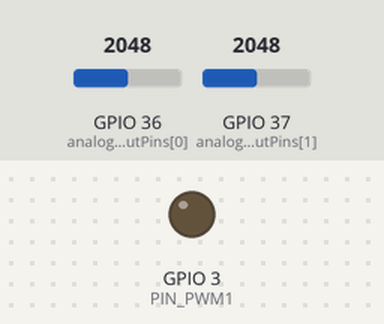
This sketch was run on a simulated ESP32. On the bench: output pins drawn as LEDs (lit = HIGH). The test bench sets the inputs (shaded band); at power-on: GPIO 36 (analogInputPins[0]) = 2048, GPIO 37 (analogInputPins[1]) = 2048.

Above: at 1.2 s.
1.3 s: GPIO 36 (analogInputPins[0]) set to 491
At 2.1 s:
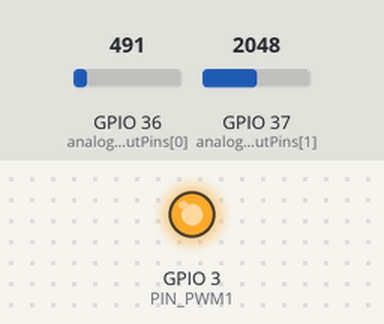
2.8 s: GPIO 36 (analogInputPins[0]) set to 548
At 2.97 s:
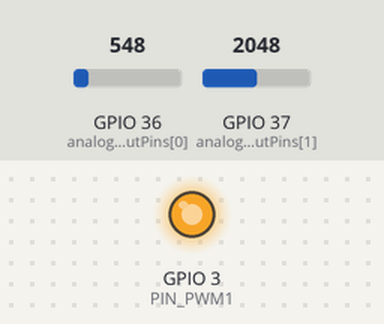
5.8 s: GPIO 37 (analogInputPins[1]) set to 491
At 6.9 s:
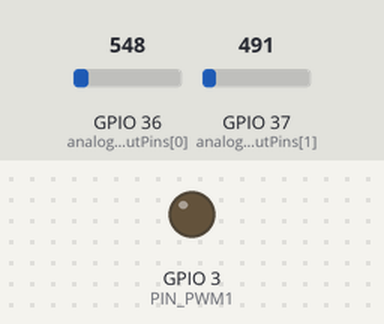
7.3 s: GPIO 37 (analogInputPins[1]) set to 1228
At 8.6 s:
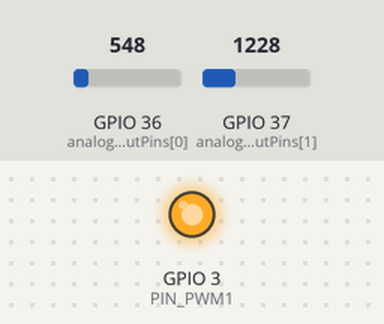
Timing chart, 0 to 9.8 s (numbered marks = the images above; inputs shaded):
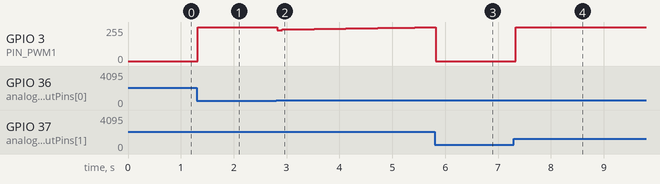

Measured:
- after the input at 1.3 s, GPIO 3 (PIN_PWM1): 0/255 → 255/255 at once
- after the input at 2.8 s, GPIO 3 (PIN_PWM1): 255/255 → 229/255 at once, → 237/255 0.10 s later, → 238/255 0.10 s later, → 239/255 0.20 s later, … (19 changes in this stretch)
- after the input at 5.8 s, GPIO 3 (PIN_PWM1): 255/255 → 0/255 at once
- after the input at 7.3 s, GPIO 3 (PIN_PWM1): 0/255 → 255/255 at once

The sketch:

fbd_pid_pwm_uno.ino
```cpp
/*
  SimuPLC Lab 1.6.2-phase3-mcu-fix - Arduino UNO R3 desde FBD
  Placa objetivo: Arduino UNO R3
  Entradas digitales: INPUT_PULLUP (LOW = contacto cerrado a GND).
  Entradas analógicas: ADC de 10 bits (0..1023).
*/

#if defined(ARDUINO_ARCH_ESP32)
  #if __has_include(<esp_arduino_version.h>)
    #include <esp_arduino_version.h>
  #endif
#endif
#if defined(ARDUINO_ARCH_ESP32) && defined(ESP_ARDUINO_VERSION_MAJOR) && (ESP_ARDUINO_VERSION_MAJOR >= 3)
  #define SIMUPLC_ESP_CORE3 1
#else
  #define SIMUPLC_ESP_CORE3 0
#endif

// [0] AI1
// [1] AI2
// [2] PID1
// [3] PWM1

const bool INPUT_ACTIVE_LOW = true;
const uint16_t SCAN_MS = 20;
const uint16_t N_NODES = 4;
const uint16_t N_CONNS = 3;
const uint8_t N_DIGITAL_INPUTS = 0;
const uint8_t N_ANALOG_INPUTS = 2;
const uint8_t N_OUTPUTS = 0;
const uint8_t N_PWM_OUTPUTS = 1;
const uint8_t N_ANALOG_OUTPUTS = 0;
const uint16_t SAFE_NODES = 4;
const uint16_t SAFE_CONNS = 3;
const uint8_t SAFE_DIGITAL_INPUTS = 1;
const uint8_t SAFE_ANALOG_INPUTS = 2;
const uint8_t SAFE_OUTPUTS = 1;
const uint8_t SAFE_PWM_OUTPUTS = 1;
const uint8_t SAFE_ANALOG_OUTPUTS = 1;

// Asignación física de variables PLC
const uint8_t PIN_AI1 = A0;
const uint8_t PIN_AI2 = A1;
const uint8_t PIN_PWM1 = 3;
const uint8_t digitalInputPins[SAFE_DIGITAL_INPUTS] = { 13 };
const uint8_t analogInputPins[SAFE_ANALOG_INPUTS] = { A0, A1 };
const uint8_t outputPins[SAFE_OUTPUTS] = { 23 };
const uint8_t pwmOutputPins[SAFE_PWM_OUTPUTS] = { 3 };
const uint8_t analogOutputPins[SAFE_ANALOG_OUTPUTS] = { 25 };
const bool outputActiveLow[SAFE_OUTPUTS] = { false };

enum NodeType : uint8_t {
  T_NONE=0,T_INPUT=1,T_OUTPUT=2,T_M=3,
  T_AND=10,T_OR=11,T_NOT=12,T_NAND=13,T_NOR=14,T_XOR=15,T_XNOR=16,
  T_SR=20,T_TON=21,T_TOFF=22,T_CNT=30,
  T_AI=40,T_SCALE=41,T_GT=42,T_LT=43,T_EQ=44,T_GTE=45,T_LTE=46,T_HYST=47,T_PWM=48,T_AO=49,T_CONST=50,T_PID=51
};

const uint8_t nodeType[SAFE_NODES] = { 40, 40, 51, 48 };
const uint8_t nodePins[SAFE_NODES] = { 0, 0, 2, 1 };
const uint8_t nodeDigitalInputIndex[SAFE_NODES] = { 255, 255, 255, 255 };
const uint8_t nodeAnalogInputIndex[SAFE_NODES] = { 0, 1, 255, 255 };
const uint8_t nodeOutputIndex[SAFE_NODES] = { 255, 255, 255, 255 };
const uint8_t nodePWMOutputIndex[SAFE_NODES] = { 255, 255, 255, 0 };
const uint8_t nodeAnalogOutputIndex[SAFE_NODES] = { 255, 255, 255, 255 };
const float nodeP1[SAFE_NODES] = { 0.0f, 0.0f, 2.0f, 0.0f };
const float nodeP2[SAFE_NODES] = { 1023.0f, 1023.0f, 0.05f, 100.0f };
const float nodeP3[SAFE_NODES] = { 0.0f, 0.0f, 0.05f, 1000.0f };
const float nodeP4[SAFE_NODES] = { 100.0f, 100.0f, 0.0f, 8.0f };
const float nodeP5[SAFE_NODES] = { 0.0f, 0.0f, 100.0f, 0.0f };
const uint32_t nodePidSample[SAFE_NODES] = { 0, 0, 100, 0 };
const float nodePidManual[SAFE_NODES] = { 0.0f, 0.0f, 0.0f, 0.0f };
const uint8_t nodePidFlags[SAFE_NODES] = { 0, 0, 0, 0 };
const uint8_t nodeClamp[SAFE_NODES] = { 1, 1, 0, 1 };

const uint16_t connSrc[SAFE_CONNS] = { 0, 1, 2 };
const uint16_t connDst[SAFE_CONNS] = { 2, 2, 3 };
const uint8_t connPin[SAFE_CONNS] = { 0, 1, 0 };
const uint8_t connInv[SAFE_CONNS] = { 0, 0, 0 };
const uint8_t connSignal[SAFE_CONNS] = { 1, 1, 1 }; // 0=digital,1=analogica

bool bValue[SAFE_NODES] = {false};
float aValue[SAFE_NODES] = {0};
int analogRaw[SAFE_NODES] = {0};
bool srState[SAFE_NODES] = {false};
bool hystState[SAFE_NODES] = {false};
float pidIntegral[SAFE_NODES]={0}; float pidPrevError[SAFE_NODES]={0}; float pidOutput[SAFE_NODES]={0}; uint32_t pidLastAt[SAFE_NODES]={0};
uint32_t tonStart[SAFE_NODES];
uint32_t toffStart[SAFE_NODES];
bool toffSeenHigh[SAFE_NODES] = {false};
long counterValue[SAFE_NODES] = {0};
bool counterPrev[SAFE_NODES] = {false};
uint32_t lastScan = 0;

float clampFloat(float value,float a,float b){ float lo=min(a,b),hi=max(a,b); return max(lo,min(hi,value)); }
bool invalidFloat(float value){ return value != value; }
float runPidNode(uint16_t n,float pv,float sp,uint32_t now){bool manual=nodePidFlags[n]&1,cooling=nodePidFlags[n]&2;if(manual){pidOutput[n]=clampFloat(nodePidManual[n],nodeP4[n],nodeP5[n]);return pidOutput[n];}uint32_t sample=max((uint32_t)20,nodePidSample[n]);if(pidLastAt[n]&&now-pidLastAt[n]<sample)return pidOutput[n];float dt=max((float)sample,(float)(pidLastAt[n]?now-pidLastAt[n]:sample))/1000.0f;float error=(sp-pv)*(cooling?-1.0f:1.0f);float derivative=(error-pidPrevError[n])/max(dt,0.001f);float candidate=pidIntegral[n]+error*dt;float raw=nodeP1[n]*error+nodeP2[n]*candidate+nodeP3[n]*derivative;float limited=clampFloat(raw,nodeP4[n],nodeP5[n]);if(raw==limited||((error>0)!=(raw-limited>0)))pidIntegral[n]=candidate;pidPrevError[n]=error;pidLastAt[n]=now;pidOutput[n]=limited;return limited;}
float mapFloat(float value,float inMin,float inMax,float outMin,float outMax,bool limit){
  if(inMax==inMin) return outMin;
  if(limit) value=clampFloat(value,inMin,inMax);
  return outMin + ((value-inMin)/(inMax-inMin))*(outMax-outMin);
}

void setupPWMOutput(uint8_t pin,uint8_t channel,uint32_t frequency,uint8_t resolution){
#if defined(ARDUINO_ARCH_ESP32)
  #if SIMUPLC_ESP_CORE3
    ledcAttach(pin,frequency,resolution);
  #else
    ledcSetup(channel,frequency,resolution); ledcAttachPin(pin,channel);
  #endif
#else
  (void)channel; (void)frequency; (void)resolution; pinMode(pin,OUTPUT);
#endif
}
void writePWMOutput(uint8_t pin,uint8_t channel,float percent,uint8_t resolution){
  percent=clampFloat(percent,0.0f,100.0f);
#if defined(ARDUINO_ARCH_ESP32)
  uint8_t bits=min((uint8_t)16,max((uint8_t)1,resolution)); uint32_t maxDuty=(1UL<<bits)-1UL; uint32_t duty=(uint32_t)roundf(percent*maxDuty/100.0f);
  #if SIMUPLC_ESP_CORE3
    ledcWrite(pin,duty);
  #else
    ledcWrite(channel,duty);
  #endif
#else
  (void)channel; (void)resolution; analogWrite(pin,(int)roundf(percent*255.0f/100.0f));
#endif
}
void writeAnalogOutput(uint8_t pin,float volts,float minV,float maxV){
#if defined(ARDUINO_ARCH_ESP32)
  float ratio=(volts-minV)/(maxV-minV==0?1:(maxV-minV)); ratio=clampFloat(ratio,0.0f,1.0f); dacWrite(pin,(uint8_t)roundf(ratio*255.0f));
#else
  (void)pin;(void)volts;(void)minV;(void)maxV;
#endif
}

bool pinConnected(uint16_t node,uint8_t pin,uint8_t signal){
  for(uint16_t k=0;k<N_CONNS;k++) if(connDst[k]==node && connPin[k]==pin && connSignal[k]==signal) return true;
  return false;
}
bool readBoolPin(uint16_t node,uint8_t pin){
  bool value=false;
  for(uint16_t k=0;k<N_CONNS;k++){
    if(connDst[k]!=node || connPin[k]!=pin || connSignal[k]!=0) continue;
    bool part=bValue[connSrc[k]]; if(connInv[k]) part=!part; value=value||part;
  }
  return value;
}
float readAnalogPin(uint16_t node,uint8_t pin){
  for(uint16_t k=0;k<N_CONNS;k++) if(connDst[k]==node && connPin[k]==pin && connSignal[k]==1) return aValue[connSrc[k]];
  return NAN;
}

void readHardwareInputs(){
  for(uint16_t n=0;n<N_NODES;n++){
    if(nodeType[n]==T_INPUT){ uint8_t ix=nodeDigitalInputIndex[n]; bValue[n]=(ix<N_DIGITAL_INPUTS) ? (digitalRead(digitalInputPins[ix])==(INPUT_ACTIVE_LOW?LOW:HIGH)) : false; }
    else if(nodeType[n]==T_CONST){ aValue[n]=nodeP1[n]; }
    else if(nodeType[n]==T_AI){
      uint8_t ix=nodeAnalogInputIndex[n]; int raw=(ix<N_ANALOG_INPUTS)?analogRead(analogInputPins[ix]):0; analogRaw[n]=raw;
      aValue[n]=mapFloat(raw,nodeP1[n],nodeP2[n],nodeP3[n],nodeP4[n],nodeClamp[n]);
    }
  }
}

bool gateValue(uint8_t type,uint16_t node){
  bool any=false,all=true; uint8_t connected=0,sum=0;
  for(uint8_t p=0;p<nodePins[node];p++){ if(!pinConnected(node,p,0)) continue; bool v=readBoolPin(node,p); connected++; any=any||v; all=all&&v; if(v) sum++; }
  if(type==T_NOT) return connected? !readBoolPin(node,0):true;
  if(type==T_AND) return connected?all:true; if(type==T_OR) return any;
  if(type==T_NAND) return !(connected?all:true); if(type==T_NOR) return !any;
  if(type==T_XOR) return (sum%2)==1; if(type==T_XNOR) return (sum%2)==0; return any;
}

void propagateCombinational(){
  for(uint8_t pass=0;pass<8;pass++){
    bool changed=false;
    for(uint16_t n=0;n<N_NODES;n++){
      uint8_t t=nodeType[n]; if(t==T_INPUT||t==T_AI||t==T_CONST||t==T_SR||t==T_TON||t==T_TOFF||t==T_CNT||t==T_HYST||t==T_PID) continue;
      bool oldB=bValue[n]; float oldA=aValue[n];
      if(t==T_OUTPUT||t==T_M) bValue[n]=readBoolPin(n,0);
      else if(t>=T_AND && t<=T_XNOR) bValue[n]=gateValue(t,n);
      else if(t==T_SCALE){ float input=readAnalogPin(n,0); aValue[n]=invalidFloat(input)?nodeP3[n]:mapFloat(input,nodeP1[n],nodeP2[n],nodeP3[n],nodeP4[n],nodeClamp[n]); }
      else if(t==T_PWM){ float input=readAnalogPin(n,0); aValue[n]=invalidFloat(input)?0.0f:mapFloat(input,nodeP1[n],nodeP2[n],0.0f,100.0f,nodeClamp[n]); }
      else if(t==T_AO){ float input=readAnalogPin(n,0); aValue[n]=invalidFloat(input)?nodeP3[n]:mapFloat(input,nodeP1[n],nodeP2[n],nodeP3[n],nodeP4[n],nodeClamp[n]); }
      else if(t>=T_GT && t<=T_LTE){ float input=readAnalogPin(n,0);
        if(invalidFloat(input)) bValue[n]=false; else if(t==T_GT)bValue[n]=input>nodeP1[n]; else if(t==T_LT)bValue[n]=input<nodeP1[n]; else if(t==T_EQ)bValue[n]=fabs(input-nodeP1[n])<=fabs(nodeP2[n]); else if(t==T_GTE)bValue[n]=input>=nodeP1[n]; else bValue[n]=input<=nodeP1[n];
      }
      if(oldB!=bValue[n] || fabs(oldA-aValue[n])>0.0001f) changed=true;
    }
    if(!changed) break;
  }
}

void evaluateStateful(uint32_t now){
  for(uint16_t n=0;n<N_NODES;n++){
    uint8_t t=nodeType[n];
    if(t==T_PID){float pv=readAnalogPin(n,0),sp=readAnalogPin(n,1);aValue[n]=(invalidFloat(pv)||invalidFloat(sp))?pidOutput[n]:runPidNode(n,pv,sp,now);}
    else if(t==T_SR){ bool S=readBoolPin(n,0),R=readBoolPin(n,1); if(R)srState[n]=false; else if(S)srState[n]=true; bValue[n]=srState[n]; }
    else if(t==T_TON){ bool input=readBoolPin(n,0); uint32_t delayMs=(uint32_t)max(0.0f,nodeP1[n]); if(input){ if(tonStart[n]==0xFFFFFFFFUL)tonStart[n]=now; bValue[n]=(uint32_t)(now-tonStart[n])>=delayMs; }else{ tonStart[n]=0xFFFFFFFFUL;bValue[n]=false; } }
    else if(t==T_TOFF){ bool input=readBoolPin(n,0); uint32_t delayMs=(uint32_t)max(0.0f,nodeP1[n]); if(input){toffSeenHigh[n]=true;toffStart[n]=0xFFFFFFFFUL;bValue[n]=true;}else if(!toffSeenHigh[n])bValue[n]=false;else{if(toffStart[n]==0xFFFFFFFFUL)toffStart[n]=now;bValue[n]=(uint32_t)(now-toffStart[n])<delayMs;} }
    else if(t==T_CNT){ bool reset=readBoolPin(n,0),pulse=readBoolPin(n,1),down=readBoolPin(n,2); if(reset){counterValue[n]=0;bValue[n]=false;counterPrev[n]=false;}else{if(pulse&&!counterPrev[n]){if(down){if(counterValue[n]>0)counterValue[n]--;}else counterValue[n]++;}counterPrev[n]=pulse;if(counterValue[n]>=(long)nodeP1[n])bValue[n]=true;else if(counterValue[n]<(long)nodeP2[n])bValue[n]=false;} }
    else if(t==T_HYST){ float input=readAnalogPin(n,0); if(!invalidFloat(input)){if(input>=nodeP2[n])hystState[n]=true;else if(input<=nodeP1[n])hystState[n]=false;} bValue[n]=hystState[n]; }
  }
}

void writeHardwareOutputs(){
  for(uint16_t n=0;n<N_NODES;n++) if(nodeType[n]==T_OUTPUT){ uint8_t ix=nodeOutputIndex[n]; if(ix<N_OUTPUTS) digitalWrite(outputPins[ix],bValue[n]?(outputActiveLow[ix]?LOW:HIGH):(outputActiveLow[ix]?HIGH:LOW)); }
  for(uint16_t n=0;n<N_NODES;n++){ if(nodeType[n]==T_PWM){uint8_t ix=nodePWMOutputIndex[n];if(ix<N_PWM_OUTPUTS)writePWMOutput(pwmOutputPins[ix],ix,aValue[n],(uint8_t)nodeP4[n]);} else if(nodeType[n]==T_AO){uint8_t ix=nodeAnalogOutputIndex[n];if(ix<N_ANALOG_OUTPUTS)writeAnalogOutput(analogOutputPins[ix],aValue[n],nodeP3[n],nodeP4[n]);} }
}

void setup(){
  for(uint8_t i=0;i<N_DIGITAL_INPUTS;i++) pinMode(digitalInputPins[i],INPUT_PULLUP);
  for(uint8_t i=0;i<N_OUTPUTS;i++){ pinMode(outputPins[i],OUTPUT); digitalWrite(outputPins[i],outputActiveLow[i]?HIGH:LOW); }
  for(uint16_t n=0;n<N_NODES;n++) if(nodeType[n]==T_PWM){uint8_t ix=nodePWMOutputIndex[n];if(ix<N_PWM_OUTPUTS)setupPWMOutput(pwmOutputPins[ix],ix,(uint32_t)nodeP3[n],(uint8_t)nodeP4[n]);}
  for(uint16_t n=0;n<N_NODES;n++){tonStart[n]=0xFFFFFFFFUL;toffStart[n]=0xFFFFFFFFUL;}
}

void loop(){
  uint32_t now=millis(); if((uint32_t)(now-lastScan)<SCAN_MS)return; lastScan=now;
  readHardwareInputs();
  propagateCombinational();
  evaluateStateful(now);
  propagateCombinational();
  writeHardwareOutputs();
}
```
